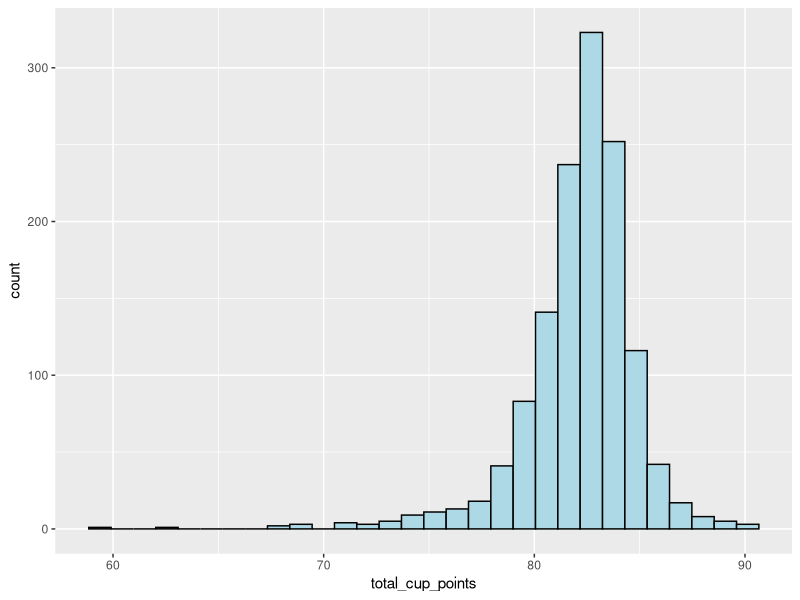

Source code (R):
## ---- chunk 1
knitr::opts_chunk$set(echo=TRUE)
## ---- chunk 2
library(tidyverse)
coffee_ratings <- read_csv("coffee_ratings.csv")
coffee_ratings %>%
  ggplot(aes(x=total_cup_points)) +
  geom_histogram(bins=30, color="black", fill="light blue")
